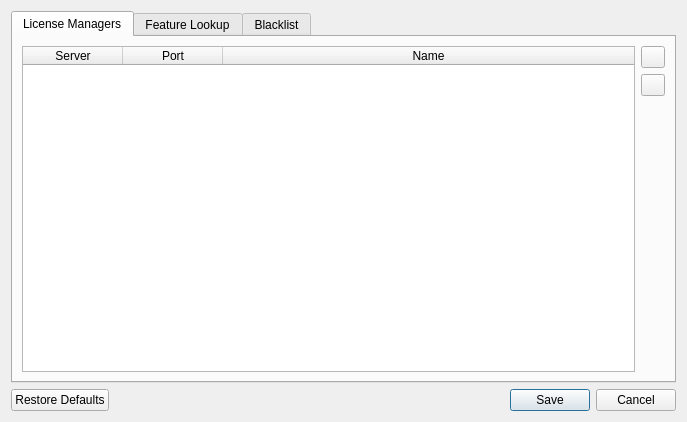
<?xml version="1.0" encoding="UTF-8"?>
<ui version="4.0">
 <class>Dialog</class>
 <widget class="QDialog" name="Dialog">
  <property name="geometry">
   <rect>
    <x>0</x>
    <y>0</y>
    <width>687</width>
    <height>422</height>
   </rect>
  </property>
  <property name="windowTitle">
   <string>Dialog</string>
  </property>
  <layout class="QVBoxLayout" name="verticalLayout">
   <item>
    <widget class="QTabWidget" name="tabWidget">
     <property name="tabShape">
      <enum>QTabWidget::Rounded</enum>
     </property>
     <property name="currentIndex">
      <number>0</number>
     </property>
     <widget class="QWidget" name="tabManagers">
      <attribute name="title">
       <string>License Managers</string>
      </attribute>
      <layout class="QHBoxLayout" name="horizontalLayout">
       <item>
        <layout class="QHBoxLayout" name="horizontalLayout_2">
         <item>
          <widget class="QTableWidget" name="tblManagers">
           <property name="editTriggers">
            <set>QAbstractItemView::DoubleClicked</set>
           </property>
           <property name="dragDropOverwriteMode">
            <bool>false</bool>
           </property>
           <property name="alternatingRowColors">
            <bool>true</bool>
           </property>
           <property name="selectionBehavior">
            <enum>QAbstractItemView::SelectRows</enum>
           </property>
           <property name="gridStyle">
            <enum>Qt::SolidLine</enum>
           </property>
           <property name="cornerButtonEnabled">
            <bool>false</bool>
           </property>
           <attribute name="horizontalHeaderVisible">
            <bool>true</bool>
           </attribute>
           <attribute name="horizontalHeaderCascadingSectionResizes">
            <bool>false</bool>
           </attribute>
           <attribute name="horizontalHeaderStretchLastSection">
            <bool>true</bool>
           </attribute>
           <attribute name="verticalHeaderVisible">
            <bool>false</bool>
           </attribute>
           <column>
            <property name="text">
             <string>Server</string>
            </property>
           </column>
           <column>
            <property name="text">
             <string>Port</string>
            </property>
           </column>
           <column>
            <property name="text">
             <string>Name</string>
            </property>
           </column>
          </widget>
         </item>
         <item>
          <layout class="QVBoxLayout" name="verticalLayout_2">
           <item>
            <widget class="QPushButton" name="btnManagersAdd">
             <property name="maximumSize">
              <size>
               <width>24</width>
               <height>24</height>
              </size>
             </property>
             <property name="text">
              <string/>
             </property>
             <property name="icon">
              <iconset>
               <normalon>:/resources/images/plus_16x16.png</normalon>
              </iconset>
             </property>
             <property name="autoDefault">
              <bool>false</bool>
             </property>
             <property name="default">
              <bool>false</bool>
             </property>
             <property name="flat">
              <bool>false</bool>
             </property>
            </widget>
           </item>
           <item>
            <widget class="QPushButton" name="btnManagersDel">
             <property name="maximumSize">
              <size>
               <width>24</width>
               <height>24</height>
              </size>
             </property>
             <property name="autoFillBackground">
              <bool>true</bool>
             </property>
             <property name="text">
              <string/>
             </property>
             <property name="icon">
              <iconset>
               <normalon>:/resources/images/minus_16x4.png</normalon>
              </iconset>
             </property>
             <property name="autoDefault">
              <bool>false</bool>
             </property>
             <property name="flat">
              <bool>false</bool>
             </property>
            </widget>
           </item>
           <item>
            <spacer name="verticalSpacer">
             <property name="orientation">
              <enum>Qt::Vertical</enum>
             </property>
             <property name="sizeHint" stdset="0">
              <size>
               <width>20</width>
               <height>40</height>
              </size>
             </property>
            </spacer>
           </item>
          </layout>
         </item>
        </layout>
       </item>
      </layout>
     </widget>
     <widget class="QWidget" name="tabLookup">
      <attribute name="title">
       <string>Feature Lookup</string>
      </attribute>
      <layout class="QHBoxLayout" name="horizontalLayout_4">
       <item>
        <layout class="QHBoxLayout" name="horizontalLayout_3">
         <item>
          <widget class="QTableWidget" name="tblLookup">
           <property name="editTriggers">
            <set>QAbstractItemView::DoubleClicked</set>
           </property>
           <property name="dragDropOverwriteMode">
            <bool>false</bool>
           </property>
           <property name="alternatingRowColors">
            <bool>true</bool>
           </property>
           <property name="selectionBehavior">
            <enum>QAbstractItemView::SelectRows</enum>
           </property>
           <property name="gridStyle">
            <enum>Qt::SolidLine</enum>
           </property>
           <property name="cornerButtonEnabled">
            <bool>false</bool>
           </property>
           <property name="rowCount">
            <number>0</number>
           </property>
           <property name="columnCount">
            <number>2</number>
           </property>
           <attribute name="horizontalHeaderCascadingSectionResizes">
            <bool>false</bool>
           </attribute>
           <attribute name="horizontalHeaderDefaultSectionSize">
            <number>200</number>
           </attribute>
           <attribute name="horizontalHeaderMinimumSectionSize">
            <number>100</number>
           </attribute>
           <attribute name="horizontalHeaderShowSortIndicator" stdset="0">
            <bool>false</bool>
           </attribute>
           <attribute name="horizontalHeaderStretchLastSection">
            <bool>true</bool>
           </attribute>
           <attribute name="verticalHeaderVisible">
            <bool>false</bool>
           </attribute>
           <column>
            <property name="text">
             <string>Feature</string>
            </property>
           </column>
           <column>
            <property name="text">
             <string>Display Name</string>
            </property>
           </column>
          </widget>
         </item>
         <item>
          <layout class="QVBoxLayout" name="verticalLayout_4">
           <item>
            <widget class="QPushButton" name="btnLookupAdd">
             <property name="maximumSize">
              <size>
               <width>24</width>
               <height>24</height>
              </size>
             </property>
             <property name="text">
              <string/>
             </property>
             <property name="icon">
              <iconset>
               <normalon>:/resources/images/plus_16x16.png</normalon>
              </iconset>
             </property>
             <property name="autoDefault">
              <bool>false</bool>
             </property>
             <property name="flat">
              <bool>false</bool>
             </property>
            </widget>
           </item>
           <item>
            <widget class="QPushButton" name="btnLookupDel">
             <property name="maximumSize">
              <size>
               <width>24</width>
               <height>24</height>
              </size>
             </property>
             <property name="autoFillBackground">
              <bool>true</bool>
             </property>
             <property name="text">
              <string/>
             </property>
             <property name="icon">
              <iconset>
               <normalon>:/resources/images/minus_16x4.png</normalon>
              </iconset>
             </property>
             <property name="autoDefault">
              <bool>false</bool>
             </property>
             <property name="flat">
              <bool>false</bool>
             </property>
            </widget>
           </item>
           <item>
            <spacer name="verticalSpacer_2">
             <property name="orientation">
              <enum>Qt::Vertical</enum>
             </property>
             <property name="sizeHint" stdset="0">
              <size>
               <width>20</width>
               <height>40</height>
              </size>
             </property>
            </spacer>
           </item>
          </layout>
         </item>
        </layout>
       </item>
      </layout>
     </widget>
     <widget class="QWidget" name="tabBlacklist">
      <attribute name="title">
       <string>Blacklist</string>
      </attribute>
      <layout class="QHBoxLayout" name="horizontalLayout_6">
       <item>
        <layout class="QHBoxLayout" name="horizontalLayout_5">
         <item>
          <widget class="QTableWidget" name="tblBlacklist">
           <property name="editTriggers">
            <set>QAbstractItemView::DoubleClicked</set>
           </property>
           <property name="dragDropOverwriteMode">
            <bool>false</bool>
           </property>
           <property name="alternatingRowColors">
            <bool>true</bool>
           </property>
           <property name="selectionBehavior">
            <enum>QAbstractItemView::SelectRows</enum>
           </property>
           <property name="gridStyle">
            <enum>Qt::SolidLine</enum>
           </property>
           <property name="cornerButtonEnabled">
            <bool>false</bool>
           </property>
           <attribute name="horizontalHeaderVisible">
            <bool>false</bool>
           </attribute>
           <attribute name="horizontalHeaderCascadingSectionResizes">
            <bool>false</bool>
           </attribute>
           <attribute name="horizontalHeaderStretchLastSection">
            <bool>true</bool>
           </attribute>
           <attribute name="verticalHeaderVisible">
            <bool>false</bool>
           </attribute>
           <column>
            <property name="text">
             <string>Feature</string>
            </property>
           </column>
          </widget>
         </item>
         <item>
          <layout class="QVBoxLayout" name="verticalLayout_3">
           <item>
            <widget class="QPushButton" name="btnBlacklistAdd">
             <property name="maximumSize">
              <size>
               <width>24</width>
               <height>24</height>
              </size>
             </property>
             <property name="text">
              <string/>
             </property>
             <property name="icon">
              <iconset>
               <normalon>:/resources/images/plus_16x16.png</normalon>
              </iconset>
             </property>
             <property name="autoDefault">
              <bool>false</bool>
             </property>
             <property name="flat">
              <bool>false</bool>
             </property>
            </widget>
           </item>
           <item>
            <widget class="QPushButton" name="btnBlacklistDel">
             <property name="maximumSize">
              <size>
               <width>24</width>
               <height>24</height>
              </size>
             </property>
             <property name="autoFillBackground">
              <bool>true</bool>
             </property>
             <property name="text">
              <string/>
             </property>
             <property name="icon">
              <iconset>
               <normalon>:/resources/images/minus_16x4.png</normalon>
              </iconset>
             </property>
             <property name="autoDefault">
              <bool>false</bool>
             </property>
             <property name="flat">
              <bool>false</bool>
             </property>
            </widget>
           </item>
           <item>
            <spacer name="verticalSpacer_3">
             <property name="orientation">
              <enum>Qt::Vertical</enum>
             </property>
             <property name="sizeHint" stdset="0">
              <size>
               <width>20</width>
               <height>40</height>
              </size>
             </property>
            </spacer>
           </item>
          </layout>
         </item>
        </layout>
       </item>
      </layout>
     </widget>
    </widget>
   </item>
   <item>
    <widget class="QDialogButtonBox" name="buttonBox">
     <property name="orientation">
      <enum>Qt::Horizontal</enum>
     </property>
     <property name="standardButtons">
      <set>QDialogButtonBox::Cancel|QDialogButtonBox::RestoreDefaults|QDialogButtonBox::Save</set>
     </property>
     <property name="centerButtons">
      <bool>false</bool>
     </property>
    </widget>
   </item>
  </layout>
 </widget>
 <resources>
  <include location="licenses.qrc"/>
 </resources>
 <connections>
  <connection>
   <sender>buttonBox</sender>
   <signal>accepted()</signal>
   <receiver>Dialog</receiver>
   <slot>accept()</slot>
   <hints>
    <hint type="sourcelabel">
     <x>248</x>
     <y>254</y>
    </hint>
    <hint type="destinationlabel">
     <x>157</x>
     <y>274</y>
    </hint>
   </hints>
  </connection>
  <connection>
   <sender>buttonBox</sender>
   <signal>rejected()</signal>
   <receiver>Dialog</receiver>
   <slot>reject()</slot>
   <hints>
    <hint type="sourcelabel">
     <x>316</x>
     <y>260</y>
    </hint>
    <hint type="destinationlabel">
     <x>286</x>
     <y>274</y>
    </hint>
   </hints>
  </connection>
 </connections>
</ui>
